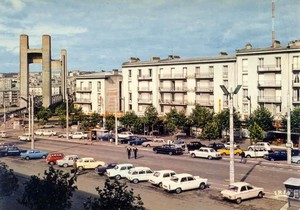
#> input picture Séquence2_codage_des_couleurs_Elève/images/brest_1960.jpg, 300 x 210 px
$ jupyter execute --allow-errors activite4_tp_decouverte_pillow.ipynb
#> lines starting #> are read from the running program, lines starting #| are printed output that depends on the picture
Un notebook se lit de haut en bas. Toutes les cellules de code doivent être exécutées :
- soit en cliquant sur le bouton "Exécuter" dans la barre d'outil
- soit au clavier en tapant sur les touches MAJ + ENTREE

Pour récupérer votre travail sur votre ordinateur : menu File > Download As > Notebook (.ipynb)

Ce notebook a pour objectif de vous faire découvrir comment on peut créer / modifier des images via Python. Dans les logiciels de retouche d'images, ce sont ces techniques qui sont utilisées.

# 1 : Importer les modules de traitement et d'affichage d'image

[cell 1]
from PIL import Image

# 2 : Ouvrir puis afficher une image présente dans le dossier `./images/`

<div class = "alert alert-warning">

`Image.open(chemin\d\acces\au\fichier)`

puis

`display(nom_de_l_image)`

[cell 2]
image1 = Image.open('./images/brest_1960.jpg')
#> image1 is the input picture: PIL image 300x210 RGB; mean R, G, B 151.3, 147.2, 139
display(image1)

# 3 : Ouvrir puis afficher une image en l'agrandissant

<div class = "alert alert-warning">

On remplace :

`display(nom_de_l_image)`

par :

`image_z = zoomer(nom_de_l_image, facteur_de_zoom)`
`display(image_z)`

[cell 3]
image1 = Image.open('./images/brest_1960.jpg')
#> (the rest of this cell did not finish here and is left out)

# 3 : Créer une nouvelle image monochrome puis afficher cette image

<div class = "alert alert-warning">

`Image.new(mode, taille, couleur)`

- mode : `"RGB"` pour une image en couleur, (`"L"` pour une image en noir et blanc : nous n'utiliserons pas)

- taille : `(333, 222)` pour une image de 333 pixels de large et 222 pixels de haut

- couleur : `(0, 255, 128)` pour une couleur avec 0 de Rouge, 255 de vert (100%) et 128 de bleu (50%) en RGB


[cell 4]
image2 = Image.new("RGB", (333, 222), (0, 255, 128))
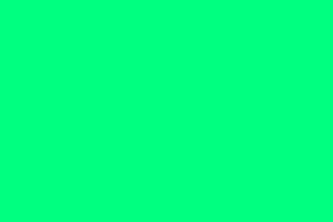
#> image2: PIL image 333x222 RGB; mean R, G, B 0, 255, 128
display(image2)

<div class = "alert alert-info">

**Question :**

En modifiant le code ci-dessous, créez puis affichez une image de 299 pixels par 199 pixels de couleur jaune (Rouge + Vert).

[cell 5]
image3 = Image.new("RGB", (299, 199), (255, 255, 0))
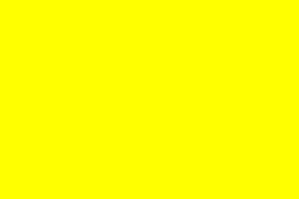
#> image3: PIL image 299x199 RGB; mean R, G, B 255, 255, 0
display(image3)

<div class = "alert alert-info">

**Question :**

En modifiant le code ci-dessous, créez puis affichez une image de 6 pixels par 3 pixels de couleur rose (Rouge + Bleu). Attention c'est tout petit, donc vous ne verrez pas grand chose !

[cell 6]
image4 = Image.new("RGB", (6, 3), (255, 0, 255))
display(image4)

<div class = "alert alert-info">

**Question :**

Affichez l'image ci-dessus en la zoomant 40 fois.

#> (a cell that did not finish here is left out)

# 4 : Créer une nouvelle image puis y écrire des pixels et afficher le résultat

<div class = "alert alert-warning">

`Image.new(mode, taille, couleur)`  comme avant puis on demande à l'image créée de modifier ses pixels :

`mon_image.putpixel((x, y), couleur)`

- `x` : coordonnée horizontale du pixel (0 tout à gauche, axe vers la droite)

- `y` : coordonnée verticale du pixe (0 en haut, axe vers le bas)

- `couleur` : comme avant avec les composantes rouge, vert et bleu entre 0 et 255.

[cell 8]
image5 = Image.new("RGB", (7, 4), (0, 0, 0))#image noire au début

image5.putpixel((0,0), (255, 0, 0)) #on met un pixel rouge en haut à gauche
image5.putpixel((6, 3), (0, 0, 255)) #on met un pixel bleu en bas à droite
image5.putpixel((6, 0), (0, 255, 0)) #on met un pixel vert en haut à droite
image5.putpixel((2, 3), (255, 255, 0)) #on met un pixel jaune vers le bas

display(image5)   #va être tout petit !

#> (a cell that did not finish here is left out)

<div class = "alert alert-info">

**Question :**

Vous devez créer un petit [pixel-art](https://www.qwant.com/?q=pixel%20art&t=images) d'au moins 7 pixels par 7 pixels en modifiant le code ci-dessous.

[cell 10]
image5 = Image.new("RGB", (7, 7), (0, 0, 0))#image noire au début

image5.putpixel((0,0), (255, 0, 0)) #on met un pixel rouge en haut à gauche
image5.putpixel((6, 3), (0, 0, 255)) #on met un pixel bleu en bas à droite
image5.putpixel((6, 0), (0, 255, 0)) #on met un pixel vert en haut à droite
image5.putpixel((2, 3), (255, 255, 0)) #on met un pixel jaune vers le bas

#> (the rest of this cell did not finish here and is left out)

# 5 : Ouvrir une image et lire les valeurs de certains pixels

<div class = "alert alert-warning">

`Image.open(mode, chemin\d\acces\au\fichier)`  comme avant puis on demande à lire des pixels :

`mon_image.getpixel((x, y))`

- `x` : coordonnée horizontale du pixel (0 tout à gauche, axe vers la droite)

- `y` : coordonnée verticale du pixe (0 en haut, axe vers le bas)

#> (a cell that did not finish here is left out)

#> (a cell that did not finish here is left out)

#> (a cell that did not finish here is left out)

# 7 : Effectuer des opérations pixel par pixel sur une grande zone

<div class = "alert alert-warning">

Jusque là on a travaillé en pixel par pixel : c'est bien gentil mais si on veut traiter une "petite" image de 400x300 pixels cela risque de prendre du temps (120 000 pixels tout de même).

On peut utiliser la méthode suivante qui permet de parcourir une zone rectangulaire de pixels grâce à des boucles `for` (mais si, votre enseignant de maths vous en a forcément parlé) :

```
for x in range(xgauche, xdroit):
    for y in range(yhaut, ybas):
        faire ceci, cela sur le pixel de coordonnées (x, y)
```

qui peut se lire comme :

```
Pour chaque pixel(x, y) dans le rectangle compris entre xgauche et xdroit et entre yhaut et ybas:
    faire ceci, cela sur le pixel de coordonnées (x, y)
```

<div class = "alert alert-warning">

### Exemple 1

```
Pour chaque pixel dans le rectangle compris entre x = 50 et x = 450 et entre y = 200 et y = 250:
    colorier le pixel en rose
```

[cell 14]
image7 = Image.new('RGB', (500, 300), (0, 0, 0))
#> image7: PIL image 500x300 RGB; every value is 0

for x in range(50, 450):
    for y in range(200, 250):
        image7.putpixel((x,y), (255, 0, 255))
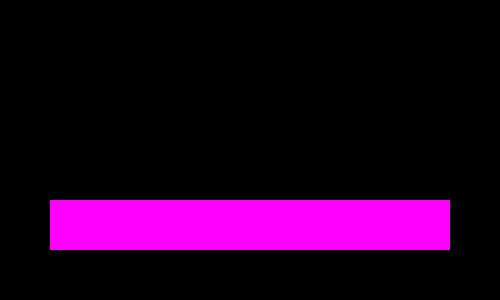
#> image7: PIL image 500x300 RGB; mean R, G, B 34, 0, 34

display(image7)

<div class = "alert alert-warning">

### Exemple 2

```
Pour chaque pixel(x, y) dans le rectangle compris entre x = 0 et x = largeur de l'image
                                                    et entre y = 0 et y = argeur de l'image:
    lire la valeur R, V, B du pixel(x, y)
    inverser le R et le V
```

#> (a cell that did not finish here is left out)

<div class = "alert alert-warning">

### Exemple 3

```
Pour chaque pixel(x, y) dans le rectangle compris entre x = 0 et x = 255 et entre y = 0 et y = 255:
    colorier le pixel(x, y) avec un dégradé où le rouge est proportionnel à x et le bleu à y
```

[cell 16]
image9 = Image.new('RGB', (256, 256), (0, 0, 0))
#> image9: PIL image 256x256 RGB; every value is 0

for x in range(0, 256):
    for y in range(0, 256):
        image9.putpixel((x,y), (x, 0, y))
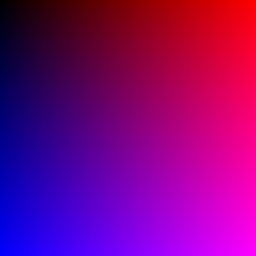
#> image9: PIL image 256x256 RGB; mean R, G, B 127.5, 0, 127.5

display(image9)
